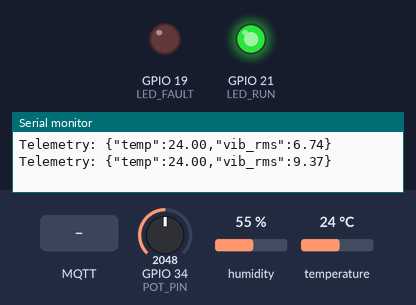
Recording of a sketch running on a simulated ESP32. On the bench: output pins drawn as LEDs (lit = HIGH), the last lines printed to the serial monitor. Inputs (shaded band) come from the test bench; at power-on: GPIO 34 (POT_PIN) = 2048, humidity 55 %, temperature 24 °C. WiFi joins after 1.5 s; servers stay silent unless stated; random numbers use the default seed unless the sketch sets one; no MQTT or app messages arrive unless stated.

Above: at 2.7 s.
2.8 s: MQTT message "SHUTDOWN" arrives on the first subscribed topic
At 4.3 s:
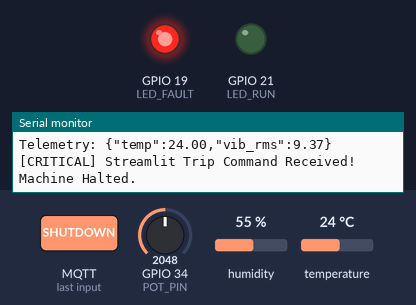
Timing chart, 0 to 5.8 s (numbered marks = the images above; inputs shaded):
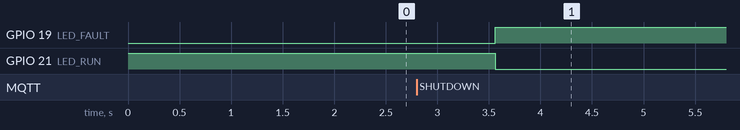

The sketch:

sketch.ino
```cpp
#include <WiFi.h>
#include <PubSubClient.h>
#include "DHT.h"
#include <math.h>

#define DHTPIN 15
#define DHTTYPE DHT22
DHT dht(DHTPIN, DHTTYPE);

#define POT_PIN 34
#define LED_RUN 21
#define LED_FAULT 19

const char* ssid = "Wokwi-GUEST";
const char* password = "";
const char* mqtt_server = "broker.hivemq.com";

WiFiClient espClient;
PubSubClient client(espClient);
bool machine_running = true;

void callback(char* topic, byte* payload, unsigned int length) {
  String msg = "";
  for (int i = 0; i < length; i++) msg += (char)payload[i];

  if (msg == "SHUTDOWN") {
    machine_running = false;
    digitalWrite(LED_RUN, LOW);
    digitalWrite(LED_FAULT, HIGH);
    Serial.println("[CRITICAL] Streamlit Trip Command Received! Machine Halted.");
  }
}

void setup() {
  Serial.begin(115200);
  dht.begin();

  pinMode(LED_RUN, OUTPUT);
  pinMode(LED_FAULT, OUTPUT);
  digitalWrite(LED_RUN, HIGH); // System starts in a healthy state
  digitalWrite(LED_FAULT, LOW);

  WiFi.begin(ssid, password);
  while (WiFi.status() != WL_CONNECTED) { delay(500); }

  client.setServer(mqtt_server, 1883);
  client.setCallback(callback);
}

void loop() {
  if (!client.connected()) {
    if (client.connect("ESP32_IIoT_Visual_Node")) {
      client.subscribe("iiot/factory/motor1/control");
    }
  }
  client.loop();

  if (machine_running) {
    // 1. Read Interactive Temperature
    float actual_temp = dht.readTemperature();
    if (isnan(actual_temp)) actual_temp = 40.0;

    // 2. Read Interactive Vibration/Wear Knob
    int pot_value = analogRead(POT_PIN);
    float base_wear = map(pot_value, 0, 4095, 0, 150) / 10.0;

    // 3. Add simulated high-frequency noise to the base slider value
    float vib_raw = sin(millis()) * 2.0 + base_wear + (random(-10, 10) / 10.0);
    float vib_rms = sqrt(pow(vib_raw, 2));

    String payload = "{\"temp\":" + String(actual_temp) + ",\"vib_rms\":" + String(vib_rms) + "}";
    client.publish("iiot/factory/motor1/telemetry", payload.c_str());
    Serial.println("Telemetry: " + payload);
  }

  delay(1000);
}
```

Measured:
- after the input at 2.8 s, GPIO 19 (LED_FAULT): LOW → HIGH after 0.76 s; GPIO 21 (LED_RUN): HIGH → LOW after 0.76 s
